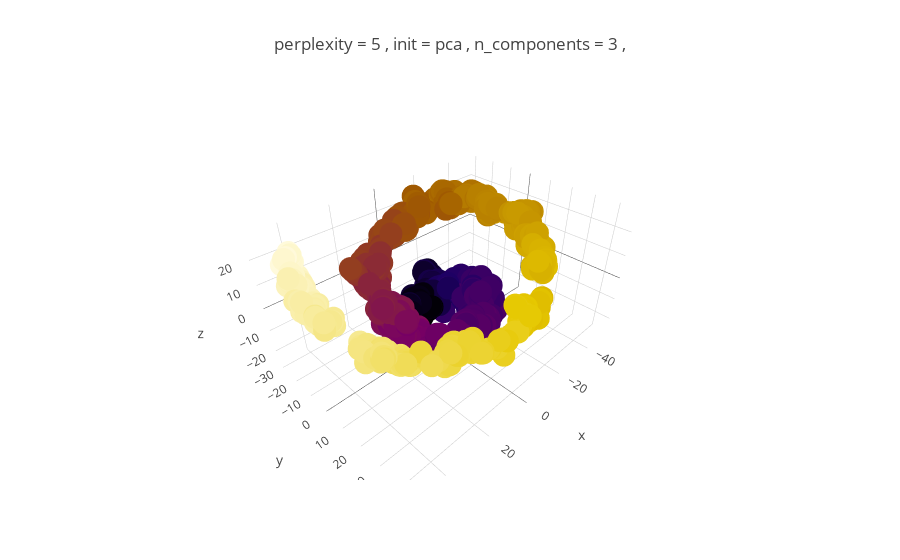

Here is the notebook cell this chart was saved with:
### Code cell
plot3D_t_SNE(X, color1, perplexity = 5, init = 'pca')

### Figure 1 — Plotly figure (JSON) as saved in the notebook; plotly's stock layout.template omitted (floating-point values rounded to 4 significant figures; data arrays with more than 128 entries replaced by an {"elided": "..."} marker saying what was removed)
{"data": [{"marker": {"color": {"elided": "1000 float values"}, "colorscale": "Electric", "line": {"width": 0}}, "mode": "markers", "type": "scatter3d", "uid": "cd6c3c51-7848-4a48-ae83-e43f65e1e06d", "x": {"elided": "1000 float values"}, "y": {"elided": "1000 float values"}, "z": {"elided": "1000 float values"}}], "layout": {"title": {"text": "perplexity = 5 , init = pca , n_components = 3 , "}}}
